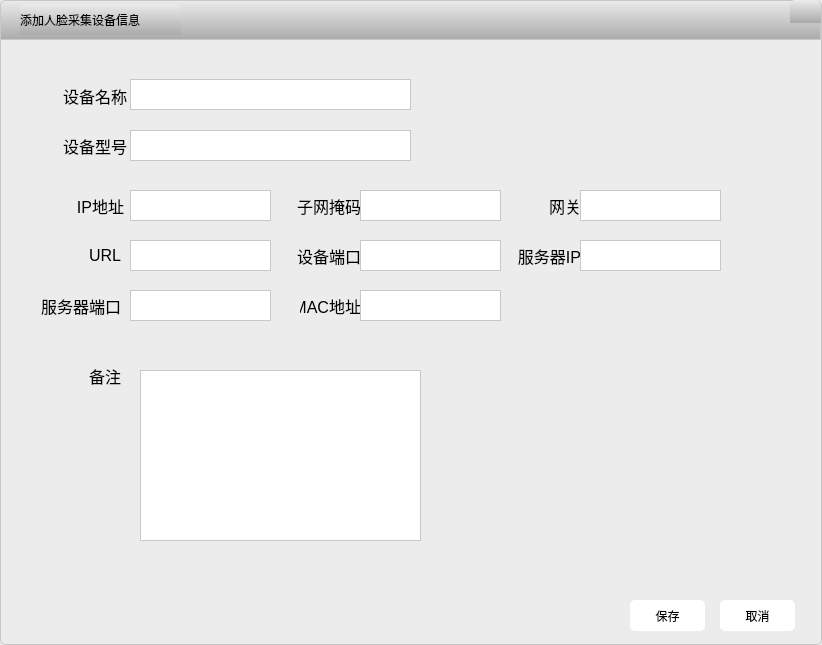
<?xml version="1.0" encoding="UTF-8"?>
<ui version="4.0">
 <class>AddMonitorDeviceDialog</class>
 <widget class="QDialog" name="AddMonitorDeviceDialog">
  <property name="geometry">
   <rect>
    <x>0</x>
    <y>0</y>
    <width>822</width>
    <height>645</height>
   </rect>
  </property>
  <property name="windowTitle">
   <string>Dialog</string>
  </property>
  <property name="styleSheet">
   <string notr="true">border:1px solid rgb(200,200,200);
border-radius:5px;
background-color:rgb(236,236,236);</string>
  </property>
  <widget class="QWidget" name="titleWidget" native="true">
   <property name="geometry">
    <rect>
     <x>0</x>
     <y>0</y>
     <width>821</width>
     <height>40</height>
    </rect>
   </property>
   <property name="minimumSize">
    <size>
     <width>0</width>
     <height>40</height>
    </size>
   </property>
   <property name="maximumSize">
    <size>
     <width>16777215</width>
     <height>40</height>
    </size>
   </property>
   <property name="styleSheet">
    <string notr="true">border-top-left-radius:5px;
border-top-right-radius:5px;
border-bottom-left-radius:0px;
border-bottom-right-radius:0px;
background-color: qlineargradient(spread:pad, x1:0, y1:0, x2:0, y2:1, stop:0 rgba(235, 235, 235, 255), stop:1 rgba(170, 170, 170, 255));</string>
   </property>
   <widget class="QLabel" name="titleLabel">
    <property name="geometry">
     <rect>
      <x>20</x>
      <y>4</y>
      <width>161</width>
      <height>31</height>
     </rect>
    </property>
    <property name="styleSheet">
     <string notr="true">font: 11pt &quot;黑体&quot;;
border:none</string>
    </property>
    <property name="text">
     <string>添加人脸采集设备信息</string>
    </property>
   </widget>
   <widget class="QPushButton" name="closePushButton">
    <property name="geometry">
     <rect>
      <x>790</x>
      <y>0</y>
      <width>31</width>
      <height>23</height>
     </rect>
    </property>
    <property name="styleSheet">
     <string notr="true">border:none;</string>
    </property>
    <property name="text">
     <string/>
    </property>
   </widget>
  </widget>
  <widget class="QWidget" name="contentWidget" native="true">
   <property name="geometry">
    <rect>
     <x>10</x>
     <y>40</y>
     <width>801</width>
     <height>601</height>
    </rect>
   </property>
   <property name="styleSheet">
    <string notr="true">border:none;
border-radius:0px;
background-color:rgb(236,236,236);</string>
   </property>
   <widget class="QLabel" name="nameLabel">
    <property name="geometry">
     <rect>
      <x>53</x>
      <y>40</y>
      <width>71</width>
      <height>31</height>
     </rect>
    </property>
    <property name="font">
     <font>
      <family>Agency FB</family>
      <pointsize>12</pointsize>
      <weight>50</weight>
      <bold>false</bold>
     </font>
    </property>
    <property name="styleSheet">
     <string notr="true">border:none;
border-radius:0px;</string>
    </property>
    <property name="text">
     <string>设备名称</string>
    </property>
   </widget>
   <widget class="QPushButton" name="savePushButton">
    <property name="geometry">
     <rect>
      <x>620</x>
      <y>560</y>
      <width>75</width>
      <height>31</height>
     </rect>
    </property>
    <property name="styleSheet">
     <string notr="true">border:1px;
border-radius:5px;
background-color:rgb(255,255,255);</string>
    </property>
    <property name="text">
     <string>保存</string>
    </property>
   </widget>
   <widget class="QPushButton" name="cancelPushButton">
    <property name="geometry">
     <rect>
      <x>710</x>
      <y>560</y>
      <width>75</width>
      <height>31</height>
     </rect>
    </property>
    <property name="styleSheet">
     <string notr="true">border:1px;
border-radius:5px;
background-color:rgb(255,255,255);</string>
    </property>
    <property name="text">
     <string>取消</string>
    </property>
   </widget>
   <widget class="QLabel" name="numberLabel">
    <property name="geometry">
     <rect>
      <x>53</x>
      <y>90</y>
      <width>71</width>
      <height>31</height>
     </rect>
    </property>
    <property name="font">
     <font>
      <pointsize>12</pointsize>
     </font>
    </property>
    <property name="styleSheet">
     <string notr="true">border:none;
border-radius:0px;</string>
    </property>
    <property name="text">
     <string>设备型号</string>
    </property>
   </widget>
   <widget class="QLabel" name="ipLabel">
    <property name="geometry">
     <rect>
      <x>53</x>
      <y>150</y>
      <width>61</width>
      <height>31</height>
     </rect>
    </property>
    <property name="font">
     <font>
      <pointsize>12</pointsize>
     </font>
    </property>
    <property name="styleSheet">
     <string notr="true">border:none;
border-radius:0px;</string>
    </property>
    <property name="text">
     <string>IP地址</string>
    </property>
    <property name="alignment">
     <set>Qt::AlignRight|Qt::AlignTrailing|Qt::AlignVCenter</set>
    </property>
   </widget>
   <widget class="QLineEdit" name="nameLineEdit">
    <property name="geometry">
     <rect>
      <x>120</x>
      <y>39</y>
      <width>281</width>
      <height>31</height>
     </rect>
    </property>
    <property name="styleSheet">
     <string notr="true">border:1px solid rgb(200,200,200);
border-radius:0px;
background-color:rgb(255,255,255);</string>
    </property>
   </widget>
   <widget class="QLabel" name="remakeLabel">
    <property name="geometry">
     <rect>
      <x>70</x>
      <y>320</y>
      <width>41</width>
      <height>31</height>
     </rect>
    </property>
    <property name="font">
     <font>
      <pointsize>12</pointsize>
     </font>
    </property>
    <property name="styleSheet">
     <string notr="true">border:none;
border-radius:0px;</string>
    </property>
    <property name="text">
     <string>备注</string>
    </property>
    <property name="alignment">
     <set>Qt::AlignRight|Qt::AlignTrailing|Qt::AlignVCenter</set>
    </property>
   </widget>
   <widget class="QTextEdit" name="remakeTextEdit">
    <property name="geometry">
     <rect>
      <x>130</x>
      <y>330</y>
      <width>281</width>
      <height>171</height>
     </rect>
    </property>
    <property name="styleSheet">
     <string notr="true">border:1px solid rgb(200,200,200);
border-radius:0px;
background-color:rgb(255,255,255);</string>
    </property>
   </widget>
   <widget class="QLineEdit" name="numberLineEdit">
    <property name="geometry">
     <rect>
      <x>120</x>
      <y>90</y>
      <width>281</width>
      <height>31</height>
     </rect>
    </property>
    <property name="styleSheet">
     <string notr="true">border:1px solid rgb(200,200,200);
border-radius:0px;
background-color:rgb(255,255,255);</string>
    </property>
   </widget>
   <widget class="QLineEdit" name="ipLineEdit">
    <property name="geometry">
     <rect>
      <x>120</x>
      <y>150</y>
      <width>141</width>
      <height>31</height>
     </rect>
    </property>
    <property name="styleSheet">
     <string notr="true">border:1px solid rgb(200,200,200);
border-radius:0px;
background-color:rgb(255,255,255);</string>
    </property>
   </widget>
   <widget class="QLabel" name="ipLabel_2">
    <property name="geometry">
     <rect>
      <x>280</x>
      <y>150</y>
      <width>71</width>
      <height>31</height>
     </rect>
    </property>
    <property name="font">
     <font>
      <pointsize>12</pointsize>
     </font>
    </property>
    <property name="styleSheet">
     <string notr="true">border:none;
border-radius:0px;</string>
    </property>
    <property name="text">
     <string>子网掩码</string>
    </property>
    <property name="alignment">
     <set>Qt::AlignRight|Qt::AlignTrailing|Qt::AlignVCenter</set>
    </property>
   </widget>
   <widget class="QLineEdit" name="ipLineEdit_2">
    <property name="geometry">
     <rect>
      <x>350</x>
      <y>150</y>
      <width>141</width>
      <height>31</height>
     </rect>
    </property>
    <property name="styleSheet">
     <string notr="true">border:1px solid rgb(200,200,200);
border-radius:0px;
background-color:rgb(255,255,255);</string>
    </property>
   </widget>
   <widget class="QLabel" name="ipLabel_3">
    <property name="geometry">
     <rect>
      <x>530</x>
      <y>150</y>
      <width>41</width>
      <height>31</height>
     </rect>
    </property>
    <property name="font">
     <font>
      <pointsize>12</pointsize>
     </font>
    </property>
    <property name="styleSheet">
     <string notr="true">border:none;
border-radius:0px;</string>
    </property>
    <property name="text">
     <string>网关</string>
    </property>
    <property name="alignment">
     <set>Qt::AlignRight|Qt::AlignTrailing|Qt::AlignVCenter</set>
    </property>
   </widget>
   <widget class="QLineEdit" name="ipLineEdit_3">
    <property name="geometry">
     <rect>
      <x>570</x>
      <y>150</y>
      <width>141</width>
      <height>31</height>
     </rect>
    </property>
    <property name="styleSheet">
     <string notr="true">border:1px solid rgb(200,200,200);
border-radius:0px;
background-color:rgb(255,255,255);</string>
    </property>
   </widget>
   <widget class="QLabel" name="urlLabel">
    <property name="geometry">
     <rect>
      <x>50</x>
      <y>200</y>
      <width>61</width>
      <height>31</height>
     </rect>
    </property>
    <property name="font">
     <font>
      <pointsize>12</pointsize>
     </font>
    </property>
    <property name="styleSheet">
     <string notr="true">border:none;
border-radius:0px;</string>
    </property>
    <property name="text">
     <string>URL</string>
    </property>
    <property name="alignment">
     <set>Qt::AlignRight|Qt::AlignTrailing|Qt::AlignVCenter</set>
    </property>
   </widget>
   <widget class="QLineEdit" name="urlLineEdit">
    <property name="geometry">
     <rect>
      <x>120</x>
      <y>200</y>
      <width>141</width>
      <height>31</height>
     </rect>
    </property>
    <property name="styleSheet">
     <string notr="true">border:1px solid rgb(200,200,200);
border-radius:0px;
background-color:rgb(255,255,255);</string>
    </property>
   </widget>
   <widget class="QLabel" name="devicePortLabel">
    <property name="geometry">
     <rect>
      <x>280</x>
      <y>200</y>
      <width>71</width>
      <height>31</height>
     </rect>
    </property>
    <property name="font">
     <font>
      <pointsize>12</pointsize>
     </font>
    </property>
    <property name="styleSheet">
     <string notr="true">border:none;
border-radius:0px;</string>
    </property>
    <property name="text">
     <string>设备端口</string>
    </property>
    <property name="alignment">
     <set>Qt::AlignRight|Qt::AlignTrailing|Qt::AlignVCenter</set>
    </property>
   </widget>
   <widget class="QLineEdit" name="devicePortLineEdit">
    <property name="geometry">
     <rect>
      <x>350</x>
      <y>200</y>
      <width>141</width>
      <height>31</height>
     </rect>
    </property>
    <property name="styleSheet">
     <string notr="true">border:1px solid rgb(200,200,200);
border-radius:0px;
background-color:rgb(255,255,255);</string>
    </property>
   </widget>
   <widget class="QLabel" name="serverIpLabel">
    <property name="geometry">
     <rect>
      <x>500</x>
      <y>200</y>
      <width>71</width>
      <height>31</height>
     </rect>
    </property>
    <property name="font">
     <font>
      <pointsize>12</pointsize>
     </font>
    </property>
    <property name="styleSheet">
     <string notr="true">border:none;
border-radius:0px;</string>
    </property>
    <property name="text">
     <string>服务器IP</string>
    </property>
    <property name="alignment">
     <set>Qt::AlignRight|Qt::AlignTrailing|Qt::AlignVCenter</set>
    </property>
   </widget>
   <widget class="QLineEdit" name="serverIpLineEdit">
    <property name="geometry">
     <rect>
      <x>570</x>
      <y>200</y>
      <width>141</width>
      <height>31</height>
     </rect>
    </property>
    <property name="styleSheet">
     <string notr="true">border:1px solid rgb(200,200,200);
border-radius:0px;
background-color:rgb(255,255,255);</string>
    </property>
   </widget>
   <widget class="QLabel" name="serverPortLabel">
    <property name="geometry">
     <rect>
      <x>30</x>
      <y>250</y>
      <width>81</width>
      <height>31</height>
     </rect>
    </property>
    <property name="font">
     <font>
      <pointsize>12</pointsize>
     </font>
    </property>
    <property name="styleSheet">
     <string notr="true">border:none;
border-radius:0px;</string>
    </property>
    <property name="text">
     <string>服务器端口</string>
    </property>
    <property name="alignment">
     <set>Qt::AlignRight|Qt::AlignTrailing|Qt::AlignVCenter</set>
    </property>
   </widget>
   <widget class="QLineEdit" name="serverPortLineEdit">
    <property name="geometry">
     <rect>
      <x>120</x>
      <y>250</y>
      <width>141</width>
      <height>31</height>
     </rect>
    </property>
    <property name="styleSheet">
     <string notr="true">border:1px solid rgb(200,200,200);
border-radius:0px;
background-color:rgb(255,255,255);</string>
    </property>
   </widget>
   <widget class="QLabel" name="macIpLabel">
    <property name="geometry">
     <rect>
      <x>290</x>
      <y>250</y>
      <width>61</width>
      <height>31</height>
     </rect>
    </property>
    <property name="font">
     <font>
      <pointsize>12</pointsize>
     </font>
    </property>
    <property name="styleSheet">
     <string notr="true">border:none;
border-radius:0px;</string>
    </property>
    <property name="text">
     <string>MAC地址</string>
    </property>
    <property name="alignment">
     <set>Qt::AlignRight|Qt::AlignTrailing|Qt::AlignVCenter</set>
    </property>
   </widget>
   <widget class="QLineEdit" name="macIpLineEdit">
    <property name="geometry">
     <rect>
      <x>350</x>
      <y>250</y>
      <width>141</width>
      <height>31</height>
     </rect>
    </property>
    <property name="styleSheet">
     <string notr="true">border:1px solid rgb(200,200,200);
border-radius:0px;
background-color:rgb(255,255,255);</string>
    </property>
   </widget>
  </widget>
 </widget>
 <resources/>
 <connections/>
</ui>
